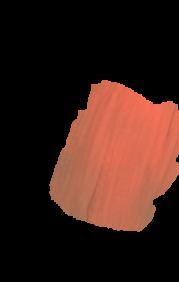
#> input picture StrokeBlender/modified_image.jpg, 179 x 282 px
$ python segmenter.py ../StrokeBlender/modified_image.jpg ../StrokeBlender/modified_image.jpg 3 5 out.png   (older library calls are emulated)
#> lines starting #> are read from the running program, lines starting #| are printed output that depends on the picture; after the words box and inside, x2 and y2 are one past the last pixel; in counts of white or black regions, pixels touching at a corner belong together
import cv2
import numpy as np
import matplotlib.pyplot as plt
import os
import argparse
from decimal import Decimal

def segment_image_by_depth(image_path, depth_map_path, n, expand=10):
#> called with image_path = '../StrokeBlender/modified_image.jpg', depth_map_path = '../StrokeBlender/modified_image.jpg', n = 3, expand = 5
    image = cv2.imread(image_path)
#> image is the input picture: shape (282, 179, 3); mean B, G, R 24.2, 31.2, 58.4
    sharpen_kernel = np.array([[0, -1, 0],
                           [-1, 5, -1],
                           [0, -1, 0]], dtype=np.float32)
    image = cv2.filter2D(image, -1, sharpen_kernel)

    depth_map = cv2.imread(depth_map_path, cv2.IMREAD_GRAYSCALE)
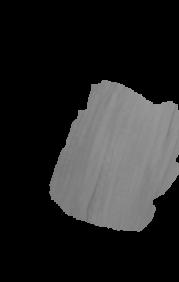
#> depth_map: shape (282, 179); min 0, max 177, mean 38.4
    depth_map_normalized = depth_map / 255.0

    depth_ranges = np.linspace(0, 1, n + 1)
    segments = []
    masks = []
    for i in range(n):
        if i == n - 1:
            mask = (depth_map_normalized >= depth_ranges[i]).astype(np.uint8)
        else:
            mask = ((depth_map_normalized >= depth_ranges[i]) & (depth_map_normalized < depth_ranges[i+1])).astype(np.uint8)

        if expand > 0:
            kernel = cv2.getStructuringElement(cv2.MORPH_RECT, (expand*2+1, expand*2+1))
            mask = cv2.dilate(mask, kernel)

        segment = cv2.bitwise_and(image, image, mask=mask)
        segments.append(segment)
        masks.append(mask)
#> this loop made 3 passes
#> pass 1, in segment_image_by_depth, `mask = ((depth_map_normalized >= depth_ranges[i]) & (depth_map_normali..`:
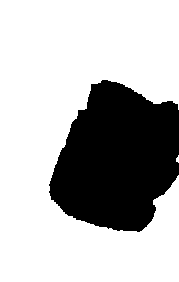
#> mask: shape (282, 179); values 0 (black) and 1 (white), 71.6% white; 1 black region, box (x1, y1, x2, y2) and area: (49, 80, 179, 232) 14311
#> pass 1, in segment_image_by_depth, `segment = cv2.bitwise_and(image, image, mask=mask)`:
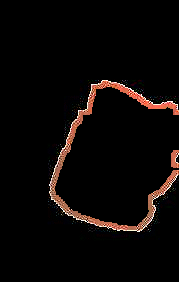
#> segment: shape (282, 179, 3); mean B, G, R 5.7, 7, 10.8
#> after the loop, masks = 3 items; segments = 3 items

    return segments, masks

def detail(image, mask):
    lap = cv2.Laplacian(image, cv2.CV_64F)

    return lap.var() / np.count_nonzero(mask)

def depth_array(numbers, min_val=0, max_val=1):
    max_value = max(numbers)
    max_index = numbers.index(max_value)
    # Calculate step size based on the value range and half of the list length
    step_size = (max_val - min_val) / max(max_index, len(numbers)-max_index-1)
    # print(step_size)
    distance_array = []

    for i in range(len(numbers)):
        distance = abs(i - max_index)
        bounded_distance = max(max_val - step_size * distance, min_val)
        print(bounded_distance)
        distance_array.append(int(Decimal(bounded_distance).quantize(Decimal("1."), rounding = "ROUND_HALF_UP")))

    return distance_array

def depth_saver(depth, path):
    path = os.path.join(path, 'depth.txt')
    with open(path, 'w') as f:
        for item in depth:
            f.write(f"{item}\n")

def img_saver(segments, masks, path):
    if not os.path.exists(path):
        os.makedirs(path)

    for i, segment in enumerate(segments):
        segment_file_path = os.path.join(path, f'{i+1}.png')
        cv2.imwrite(segment_file_path, segment)
        mask_file_path = os.path.join(path, f'{i+1}_mask.tiff')
        cv2.imwrite(mask_file_path, masks[i]*255)

def visualizer(image_path, depth_map_path, segments):
    n = len(segments)
    image = cv2.imread(image_path)
    depth_map = cv2.imread(depth_map_path, cv2.IMREAD_GRAYSCALE)

    plt.figure(figsize=(20, 10))
    plt.subplot(2, n//2 + 3, 1)
    plt.imshow(cv2.cvtColor(image, cv2.COLOR_BGR2RGB))
    plt.title('Original Image')
    plt.axis('off')

    plt.subplot(2, n//2 + 3, 2)
    plt.imshow(depth_map, cmap='gray')
    plt.title('Depth Map')
    plt.axis('off')

    stacked_segment = np.zeros_like(image)

    for i, segment in enumerate(segments):
        plt.subplot(2, n//2 + 3, i + 3)
        plt.imshow(cv2.cvtColor(segment, cv2.COLOR_BGR2RGB))
        plt.title(f'Segment {i+1}')
        plt.axis('off')
        mask = np.any(segment != [0, 0, 0], axis=-1)
        stacked_segment[mask] = segment[mask]

    plt.subplot(2, n//2 + 3, n + 3)
    plt.imshow(cv2.cvtColor(stacked_segment, cv2.COLOR_BGR2RGB))
    plt.title('Stacked')
    plt.axis('off')

    plt.tight_layout()
    plt.show()

if __name__ == '__main__':
    parser = argparse.ArgumentParser(description='Segment an image by depth and save the segments.')
    parser.add_argument('image_path', type=str, help='Path to the input image.')
    parser.add_argument('depth_map_path', type=str, help='Path to the depth map image.')
    parser.add_argument('n_segments', type=int, help='Number of segments.')
    parser.add_argument('expand', type=int, default=0, help='Pixels to expand the mask by.')
    parser.add_argument('output_path', type=str, help='Output path for saved segments.')


    args = parser.parse_args()

    # Segment the image by depth
    segments, masks = segment_image_by_depth(args.image_path, args.depth_map_path, args.n_segments, args.expand)
#> segments = 3 items; masks = 3 items

    score = [detail(segment, mask) for segment, mask in zip(segments, masks)]
#> in detail (call 3), `lap = cv2.Laplacian(image, cv2.CV_64F)`:
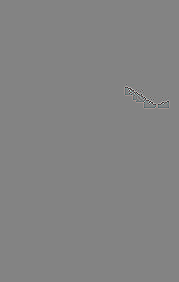
#> lap: shape (282, 179, 3) float64; mean of channels 0, 1, 2 0, 0, 0; drawn with min black and max white
#> in detail (call 3), `lap = cv2.Laplacian(image, cv2.CV_64F)`:
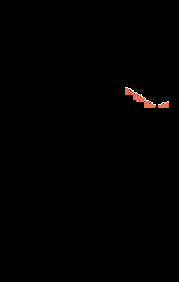
#> image: shape (282, 179, 3); mean B, G, R 0.6, 0.8, 1.4
#> score = [0.147, 0.314, 1.35]
    depth = depth_array(score)
#> in depth_array, `max_value = max(numbers)`: max_value = 1.35
#> in depth_array, `max_index = numbers.index(max_value)`: max_index = 2
#> in depth_array, `step_size = (max_val - min_val) / max(max_index, len(numbers)-max_inde..`: step_size = 0.5
#> the loop in depth_array, `for i in range(len(numbers)):` made 3 passes
#> (distance, bounded_distance) on passes 1 to 3: (2, 0), (1, 0.5), (0, 1)
#| 0.0
#| 0.5
#| 1.0
#> after the loop in depth_array, `for i in range(len(numbers)):`: distance_array = [0, 1, 1]
#> depth = [0, 1, 1]

    # Save the depth file
    depth_saver(depth, args.output_path)
#> the loop in depth_saver, `for item in depth:` made 3 passes
#> item on pass 3: 1

    # Save the segments
    img_saver(segments, masks, args.output_path)
#> the loop in img_saver, `for i, segment in enumerate(segments):` made 3 passes
#> pass 2, in img_saver, `cv2.imwrite(mask_file_path, masks[i]*255)`:
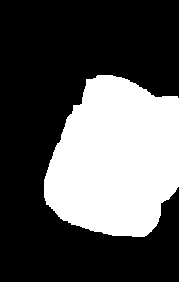
#> saved as 2_mask.tiff: shape (282, 179); 33.5% white; 1 white region, box (x1, y1, x2, y2) and area: (44, 75, 179, 237) 16889

    # Optionally, visualize the segments
    visualizer(args.image_path, args.depth_map_path, segments)
#> in visualizer, `n = len(segments)`: n = 3
#> the loop in visualizer, `for i, segment in enumerate(segments):` made 3 passes
#> in visualizer, `plt.show()`:
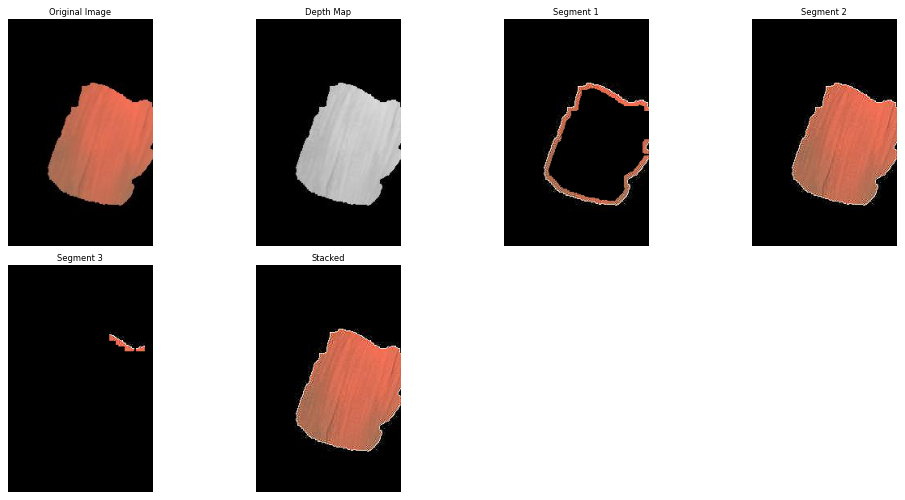
#> figure drawn by matplotlib, 6 panels
